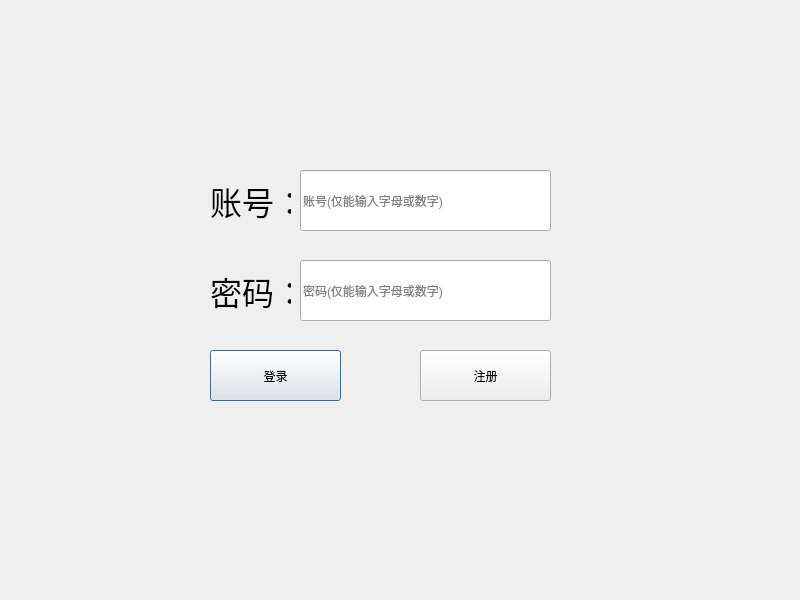
<?xml version="1.0" encoding="UTF-8"?>
<ui version="4.0">
 <class>login</class>
 <widget class="QDialog" name="login">
  <property name="geometry">
   <rect>
    <x>0</x>
    <y>0</y>
    <width>800</width>
    <height>600</height>
   </rect>
  </property>
  <property name="windowTitle">
   <string>Dialog</string>
  </property>
  <property name="styleSheet">
   <string notr="true">background-image: url(:/images/images/loginwindow.jpg);</string>
  </property>
  <widget class="QLineEdit" name="username">
   <property name="geometry">
    <rect>
     <x>300</x>
     <y>170</y>
     <width>251</width>
     <height>61</height>
    </rect>
   </property>
   <property name="placeholderText">
    <string>账号(仅能输入字母或数字)</string>
   </property>
  </widget>
  <widget class="QLineEdit" name="code">
   <property name="geometry">
    <rect>
     <x>300</x>
     <y>260</y>
     <width>251</width>
     <height>61</height>
    </rect>
   </property>
   <property name="placeholderText">
    <string>密码(仅能输入字母或数字)</string>
   </property>
  </widget>
  <widget class="QPushButton" name="login_button">
   <property name="geometry">
    <rect>
     <x>210</x>
     <y>350</y>
     <width>131</width>
     <height>51</height>
    </rect>
   </property>
   <property name="text">
    <string>登录</string>
   </property>
  </widget>
  <widget class="QPushButton" name="register_button">
   <property name="geometry">
    <rect>
     <x>420</x>
     <y>350</y>
     <width>131</width>
     <height>51</height>
    </rect>
   </property>
   <property name="text">
    <string>注册</string>
   </property>
  </widget>
  <widget class="QLabel" name="username_label">
   <property name="geometry">
    <rect>
     <x>210</x>
     <y>170</y>
     <width>81</width>
     <height>61</height>
    </rect>
   </property>
   <property name="font">
    <font>
     <pointsize>24</pointsize>
    </font>
   </property>
   <property name="text">
    <string>账号：</string>
   </property>
  </widget>
  <widget class="QLabel" name="label_2">
   <property name="geometry">
    <rect>
     <x>210</x>
     <y>260</y>
     <width>81</width>
     <height>61</height>
    </rect>
   </property>
   <property name="font">
    <font>
     <pointsize>24</pointsize>
    </font>
   </property>
   <property name="text">
    <string>密码：</string>
   </property>
  </widget>
 </widget>
 <resources/>
 <connections/>
</ui>
